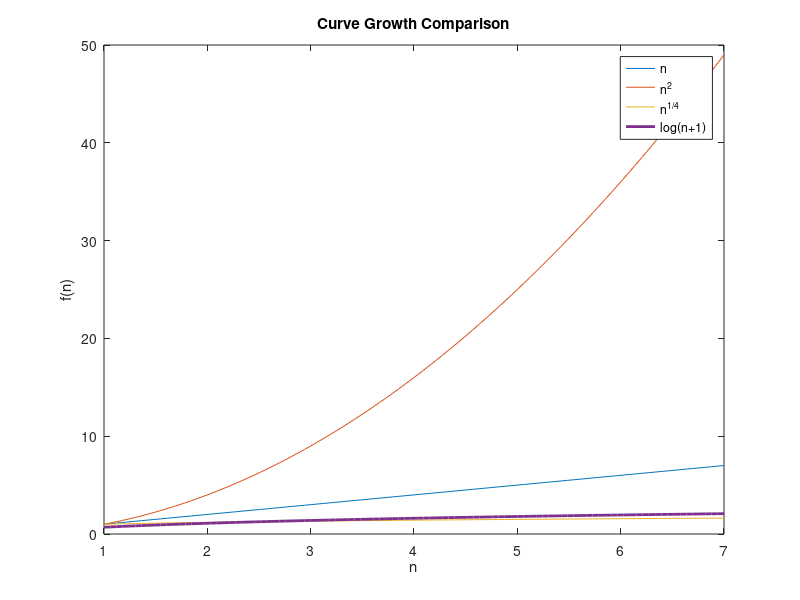

Source code (MATLAB): (Note: this script raises an error after producing the figure.)
%Growth Curves
%Bill Xu

x = linspace(1,7);
y1 = x;
y2 = x.^2;
y3 = x.^(1/4);
y4 = log(x+1);

figure
plot(x, y1, x,y2, x,y3, x,y4,'Linewidth',2);
legend('n','n^2','n^{1/4}','log(n+1)');
title('Curve Growth Comparison');
xlabel('n');
ylabel('f(n)');


figure 
syms n
solvn = vpasolve(n.^(1/4)==log(n+1), n, [1 10]);

semilogx(solvn, log(solvn+1), 'Marker', 'x','MarkerSize',15);
x = linspace(solvn-1, solvn+1);
hold on
semilogx(x, x.^(1/4), x, log(x+1),'Linewidth',2);
title('Crossing Point');
xlabel('log(n)');
ylabel('f(n)');
legend('CrossPoint','n^{1/4}','log(n+1)');
hold off


